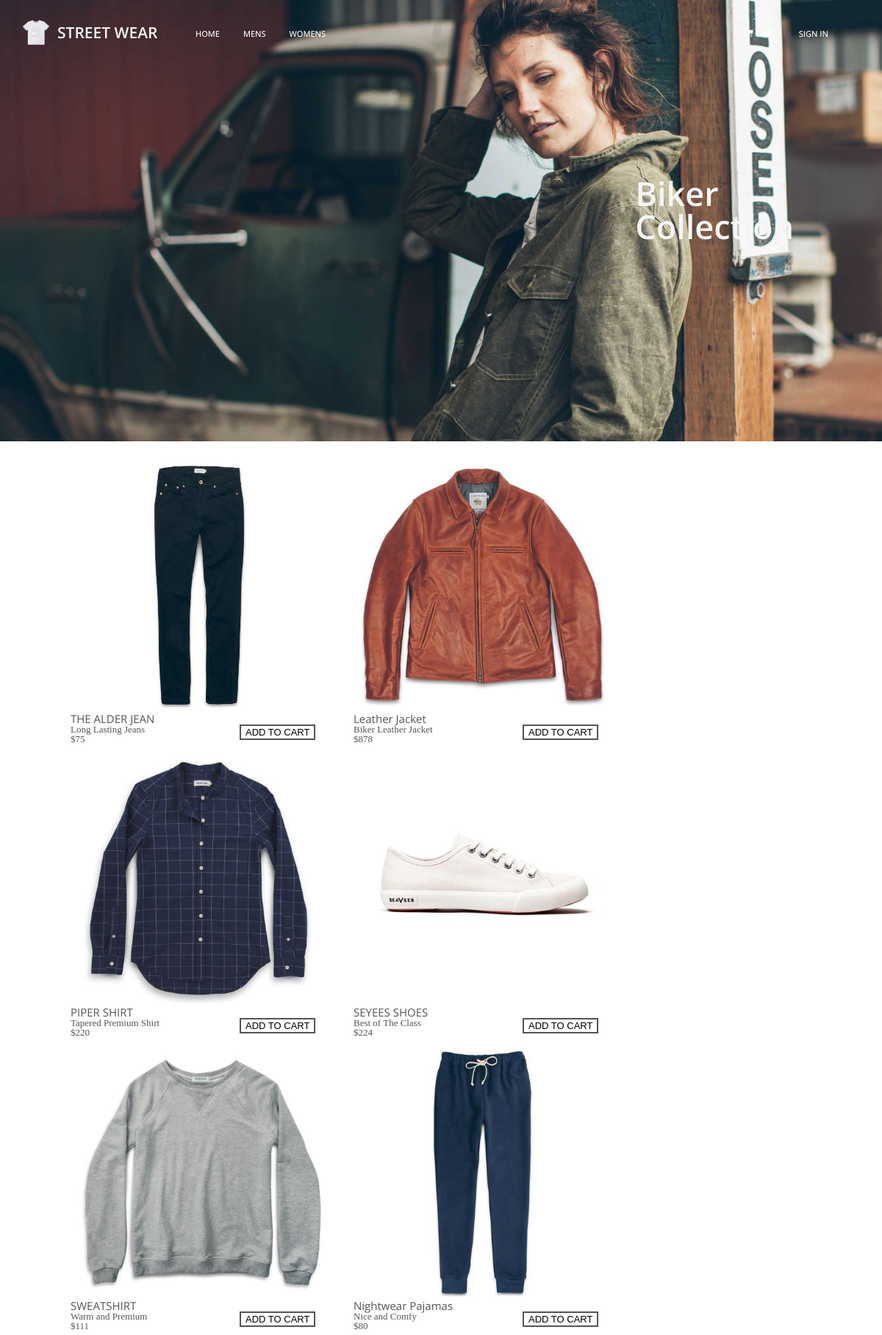
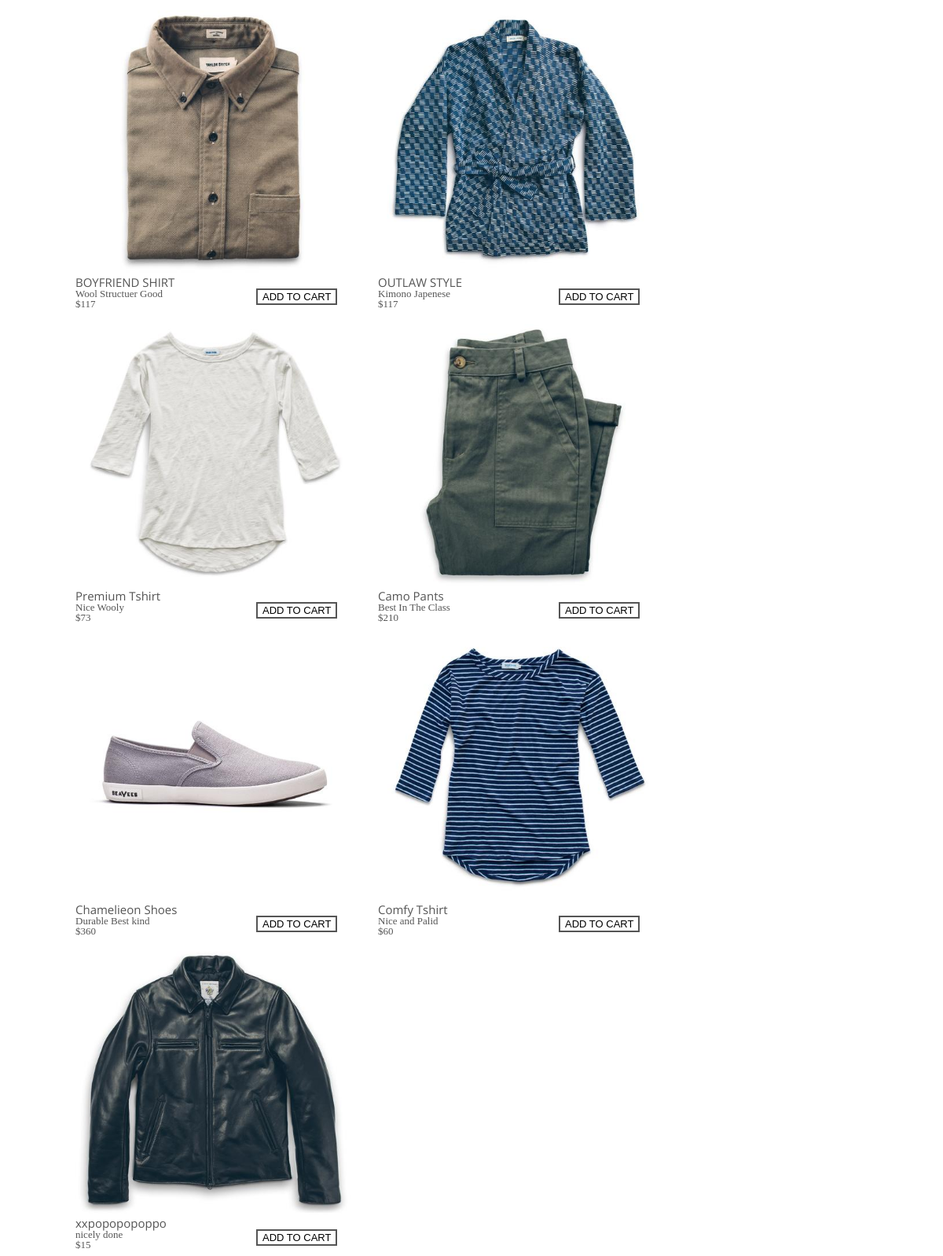
The page /ecomm/public_html/womens.php on the database its author committed (2 pictures, top to bottom).
### tables this page shows
CREATE TABLE `products` (
  `product_id` int(11) NOT NULL,
  `product_title` varchar(255) NOT NULL,
  `product_category_id` int(11) NOT NULL,
  `product_price` float NOT NULL,
  `product_description` text NOT NULL,
  `product_image` varchar(255) NOT NULL,
  `product_quantity` int(11) NOT NULL
);

### ecomm/resources/functions.php (the view, shortened to what this page needs)
<?php
function query($sql){
	global $connection;
	return mysqli_query($connection, $sql);
}
function fetch_array($result){
 return mysqli_fetch_array($result);
}
function get_productswomen(){
	$query = query(" SELECT * FROM products WHERE product_category_id = 2");
if(isset($_GET['username'])){
  $admin=escape_string($_GET['username']) ;
while($row = fetch_array($query)){
		$product= <<<_END
      <div id="item" style="float:left">
      <a href="item.php?id={$row['product_id']}&username=$admin">
 	    <img src="{$row['product_image']}" height="350px">
 		<div id="name">{$row['product_title']}</div>
 		<div id="des">{$row['product_description']}<br />\${$row['product_price']}</div>
 		</a>
 		<div id="ico"><a href="cart.php?add={$row['product_id']}&username=$admin"><button class="button5">ADD TO CART</button></a></div>
  	    </div>
_END;
       echo $product;
	}
}
else{
	while($row = fetch_array($query)){
		$product= <<<_END
      <div id="item" style="float:left">
      <a href="item.php?id={$row['product_id']}">
 	    <img src="{$row['product_image']}" height="350px">
 		<div id="name">{$row['product_title']}</div>
 		<div id="des">{$row['product_description']}<br />\${$row['product_price']}</div>
 		</a>
 		<div id="ico"><a href="cart.php?add={$row['product_id']}"><button class="button5">ADD TO CART</button></a></div>
  	    </div>
_END;
       echo $product;
	}}
}
?>

### ecomm/resources/css/vids.css (style rules this page uses)
html, body, div, span, applet, object, iframe, h1, h2, h3, h4, h5, h6, p, blockquote, pre, a, abbr, acronym, address, big, cite, code, del, dfn, em, img, ins, kbd, q, s, samp, small, strike, strong, sub, sup, tt, var, b, u, i, center, dl, dt, dd, ol, ul, li, fieldset, form, label, legend, table, caption, tbody, tfoot, thead, tr, th, td, article, aside, canvas, details, embed, figure, figcaption, footer, header, hgroup, menu, nav, output, ruby, section, summary, time, mark, audio, video { margin: 0; padding: 0; border: 0; font-size: 100%; font: inherit; vertical-align: baseline; }
body { line-height: 1; }

### ecomm/resources/css/styles.css (style rules this page uses)
html, body, div, span, applet, object, iframe, h1, h2, h3, h4, h5, h6, p, blockquote, pre, a, abbr, acronym, address, big, cite, code, del, dfn, em, img, ins, kbd, q, s, samp, small, strike, strong, sub, sup, tt, var, b, u, i, center, dl, dt, dd, ol, ul, li, fieldset, form, label, legend, table, caption, tbody, tfoot, thead, tr, th, td, article, aside, canvas, details, embed, figure, figcaption, footer, header, hgroup, menu, nav, output, ruby, section, summary, time, mark, audio, video { margin: 0; padding: 0; border: 0; font-size: 100%; font: inherit; vertical-align: baseline; }
body { line-height: 1; }
#item { width:385px;margin:0 !important;position:relative;padding-bottom: 8px; }
#name { font-family:'Open Sans', sans-serif; font-size:15px;font-weight:400; }
#des { font-size:13px;width:280px;float:left; }
#ico { float:right;position:absolute;padding-left:230px;cursor: pointer; }
.button5 { background-color: white; color: black; border: 2px solid #555555; cursor: pointer; font-size:13px; }
#item a { text-decoration: none;cursor: pointer;color:#555555; }

### rows shown on the page
products: product_image (picture), product_title "THE ALDER JEAN", product_description "Long Lasting Jeans", product_price "75"
products: product_image (picture), product_title "Leather Jacket", product_description "Biker Leather Jacket", product_price "878"
products: product_image (picture), product_title "PIPER SHIRT", product_description "Tapered Premium Shirt", product_price "220"
products: product_image (picture), product_title "SEYEES SHOES", product_description "Best of The Class", product_price "224"
products: product_image (picture), product_title "SWEATSHIRT", product_description "Warm and Premium", product_price "111"
products: product_image (picture), product_title "Nightwear Pajamas", product_description "Nice and Comfy", product_price "80"
products: product_image (picture), product_title "BOYFRIEND SHIRT", product_description "Wool Structuer Good", product_price "117"
products: product_image (picture), product_title "OUTLAW STYLE", product_description "Kimono Japenese", product_price "117"
products: product_image (picture), product_title "Premium Tshirt", product_description "Nice Wooly", product_price "73"
products: product_image (picture), product_title "Camo Pants", product_description "Best In The Class", product_price "210"
products: product_image (picture), product_title "Chamelieon Shoes", product_description "Durable Best kind", product_price "360"
products: product_image (picture), product_title "Comfy Tshirt", product_description "Nice and Palid", product_price "60"
products: product_image (picture), product_title "xxpopopopoppo", product_description "nicely done", product_price "15"
